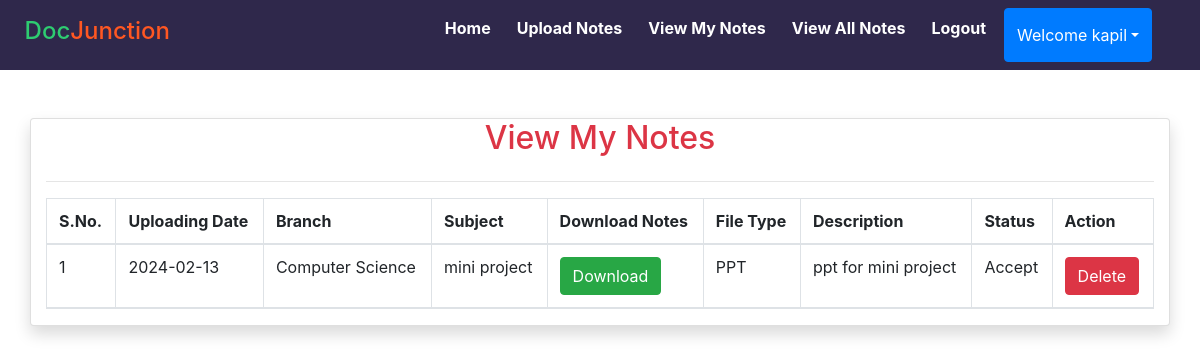
Page /view_mynotes (signed in) on the committed database.
### notes/models.py (models this page shows, shortened)
class Notes(models.Model):
    user = models.ForeignKey(User,on_delete=models.CASCADE)
    uploadingdate = models.CharField(max_length=30)
    branch = models.CharField(max_length=30)
    subject = models.CharField(max_length=30)
    notesfile = models.FileField(null=True)
    filetype = models.CharField(max_length=30, null=True)
    description = models.TextField(max_length=200, null=True)
    status = models.CharField(max_length=15)

### notes/views.py (the view)
# urls.py: path('view_mynotes', view_mynotes, name='view_mynotes'),
def view_mynotes(request):
    if not request.user.is_authenticated:
        return redirect('login')
    user = User.objects.get(id=request.user.id)
    notes = Notes.objects.filter(user = user)
    d = {'notes':notes}
    return render(request,'view_mynotes.html',d)

### notes/templates/view_mynotes.html (shortened to what this page needs)
{% extends 'usernavigation.html'%}
{% load static %}
{% block body %}
<link rel="stylesheet" href="https://cdnjs.cloudflare.com/ajax/libs/twitter-bootstrap/4.5.2/css/bootstrap.css">
<link rel="stylesheet" href="https://cdn.datatables.net/1.11.3/css/dataTables.bootstrap4.min.css">
<div class="container card shadow mt-5">
	<h2 class="text-center text-danger">View My Notes</h2>
	<hr>
	<table class="table table-bordered" id="example">
		<thead>
			<tr>
				<th>S.No.</th>
				<th>Uploading Date</th>
				<th>Branch</th>
				<th>Subject</th>
				<th>Download Notes</th>
				<th>File Type</th>
				<th>Description</th>
				<th>Status</th>
				<th>Action</th>
			</tr>
			{% for i in notes %}
			<tr>
				<td>{{forloop.counter}}</td>
				<td>{{i.uploadingdate}}</td>
				<td>{{i.branch}}</td>
				<td>{{i.subject}}</td>
				<td><a href="{{i.notesfile.url}}" class="btn btn-success" download> Download </a></td>
				<td>{{i.filetype}}</td>
				<td>{{i.description}}</td>
				<td>{{i.status}}</td>
				<td><a href="{% url 'delete_mynotes' i.id%}" class="btn btn-danger" onclick="return confirm('Do you really want to delete ?')"> Delete </a></td>
			</tr>
			{% endfor %}
		</thead>
	</table>
</div>
{% endblock %}

### notes/templates/usernavigation.html (shortened to what this page needs)
<html lang="en">
<head>
  {% load static %}
  <link rel="stylesheet" href="https://maxcdn.bootstrapcdn.com/bootstrap/4.3.1/css/bootstrap.min.css">
  <link rel="stylesheet" href="https://use.fontawesome.com/releases/v5.6.3/css/all.css"></head>
  <link rel="stylesheet" href="{% static 'css/mystyle.css' %}">
<body>
<nav class="navbar navbar-expand-sm justify-content-between" style="background-color:  #2F284B">
  <ul class="navbar-nav">
    <h4 style="padding: 1%; margin-right: 30%">
  <span style="color:  #2ECC71">Doc</span><span style="color:  #FF5722">Junction</span>
</h4>
    <li class="navbar-item"><a class="nav-link" href="{% url 'profile' %}">Home</a></li>
    <li class="navbar-item"><a class="nav-link" href="{% url 'upload_notes' %}">Upload Notes</a></li>
    <li class="navbar-item"><a class="nav-link" href="{% url 'view_mynotes' %}">View My Notes</a></li>
    <li class="navbar-item"><a class="nav-link" href="{% url 'view_all_notes' %}">View All Notes</a></li>
    <li class="navbar-item"><a class="nav-link" href="{% url 'logout' %}">Logout</a></li>
  <div class="btn-group">
      <button type="button" class="btn btn-primary dropdown-toggle" data-toggle="dropdown">Welcome {{request.user.first_name}}</button>
  </div>
  </ul>
</nav>
</body>
</html>
{% block body %}
{% endblock %}

### notes/static/css/mystyle.css (style rules this page uses)
.nav-link { color: black; }
.navbar-nav { white-space: nowrap; }
.navbar-item { display: inline-block; margin-right: 10px; }
.nav-link { padding: 8px 12px; color: white; font-weight: bold; border-radius: 10px; }

### rows in the picture
Notes: uploadingdate "2024-02-13", branch "Computer Science", subject "mini project", filetype "PPT", description "ppt for mini project", status "Accept"

### other values in the picture
{{ request.user.first_name }} "kapil"
